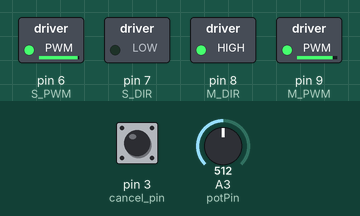
Simulated run of this sketch. Board: Arduino Uno, built with avr-gcc and run on an emulated ATmega328P. Parts: switched loads named in the sketch (green lamp = pin HIGH). The inputs (shaded band) are chosen by the test bench; at power-on: pin 3 (cancel_pin) HIGH, A3 (potPin) = 512.

Above: at 1.2 s.
1.3 s: pin 3 (cancel_pin) pulled LOW for 0.15 s
At 1.42 s:
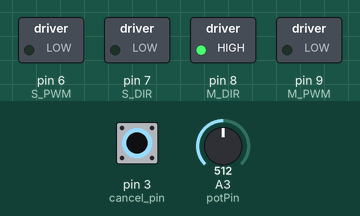
2.9 s: A3 (potPin) set to 99
4.4 s: A3 (potPin) set to 88
At 5.0 s:
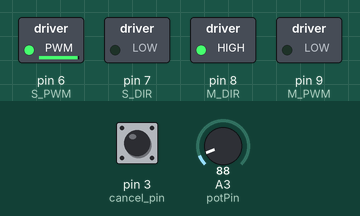
5.9 s: pin 3 (cancel_pin) pulled LOW for 1 s
At 6.7 s:
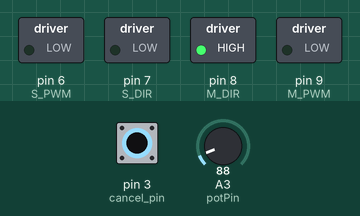
8.4 s: pin 3 (cancel_pin) pulled LOW for 0.15 s
At 9.6 s:
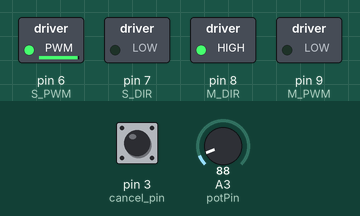
10.0 s: A3 (potPin) set to 0
At 10.9 s:
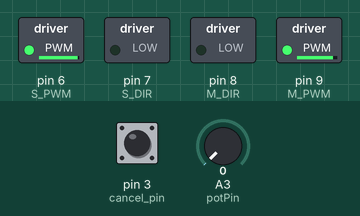
Timing chart, 0 to 12.5 s (numbered marks = the images above; inputs shaded):
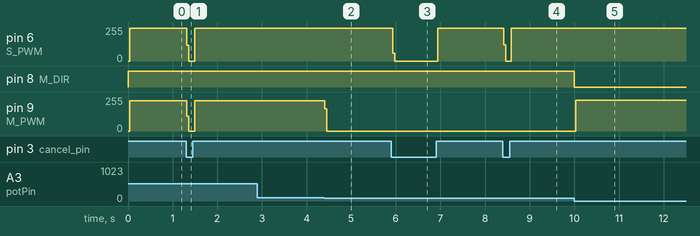

The sketch:

Throttle_ECU.ino
```cpp
/* V6.0 Actuator ECU throttle
This sketach can be used to control a cruise control servo actuator over CAN.
*/

//________________import can libary https://github.com/sandeepmistry/arduino-CAN
#include <CAN.h>

//________________this values needs to be define for each car
int PERM_ERROR = 8; //will allow a diffrence between targetPressure and currentPressure
int minPot = 86; //measured at actuators lowest position
int maxPot = 920; //measured at actuators highest position
float maxACC_CMD = 1430; //the max Value which comes from OP on CAN ID 0x200
float minACC_CMD = 477; //the min Value which comes from OP on CAN ID 0x200

//________________define_pins
int cancel_pin = 3; //pulled to GND when pedal pressed
int potPin = A3; // connect the potentiometer of your cars throllte

int M_DIR = 8; // LOW is Left / HIGH is Right
int M_PWM = 9; // 255 is run / LOW is stopp
int S_DIR = 7; // LOW is Left / HIGH is Right
int S_PWM = 6; // 255 is run / LOW is stopp

//________________values
int targetPosition = 0;
int potiPosition = 0;
float ACC_CMD_PERCENT = 0;
float ACC_CMD = 0;
float ACC_CMD1 = 0;
boolean cancel = false;

void setup() {
//________________begin Monitor - only use it for debugging
//Serial.begin(115200);

//________________begin CAN
CAN.begin(500E3);

//________________set up pin modes
pinMode(cancel_pin, INPUT_PULLUP);
pinMode(potPin, INPUT);
pinMode(M_DIR, OUTPUT);
pinMode(M_PWM, OUTPUT);
pinMode(S_DIR, OUTPUT);
pinMode(S_PWM, OUTPUT);
digitalWrite(S_DIR, LOW);

}

void loop() {
//________________read cancel pin
cancel = (digitalRead(cancel_pin));

//________________read poti Position
int potiPosition = (analogRead(potPin));

//________________read ACC_CMD from CANbus
 CAN.parsePacket();

 if (CAN.packetId() == 0x200)
      {
      uint8_t dat[8];
      for (int ii = 0; ii <= 7; ii++) {
        dat[ii]  = (char) CAN.read();
        }
        ACC_CMD = (dat[0] << 8 | dat[1] << 0);
       }

//________________calculating ACC_CMD into ACC_CMD_PERCENT
if (ACC_CMD >= minACC_CMD) {
    ACC_CMD1 = ACC_CMD;
    }
else {
    ACC_CMD1 = minACC_CMD;
    }


ACC_CMD_PERCENT = ((100/(maxACC_CMD - minACC_CMD)) * (ACC_CMD1 - minACC_CMD));

//________________calculating ACC_CMD_PERCENT into targetPosition
float targetPosition = (((ACC_CMD_PERCENT / 100) * (maxPot - minPot)) + minPot);

//________________do nothing if ACC_CMD is 0
if (ACC_CMD_PERCENT == 0){
   analogWrite(S_PWM, 0);  //open solenoid
   analogWrite(M_PWM, 0);  //stop Motor
}

//________________do nothing while cancel, but read if it's still cancel
  while (!cancel) {
  analogWrite(S_PWM, 0);  //open solenoid
  analogWrite(M_PWM, 0);  //stop Motor
  cancel = (digitalRead(cancel_pin));
 }

//________________close solenoid
   digitalWrite(S_PWM, HIGH);

//________________press or release the pedal to match targetPosition & respect endpoints
if (abs(potiPosition - targetPosition) >= PERM_ERROR)
  {
    if ((potiPosition < targetPosition) && (potiPosition < maxPot)) //if we are lower than target and not at endpoint
        {
        analogWrite(M_PWM, 255);  //run Motor
        digitalWrite(M_DIR, LOW); //motor driection left
        }
    else if ((potiPosition > targetPosition) && (potiPosition >= minPot)) //if we are higher than target and not at endpoint
        {
        analogWrite(M_PWM, 255);   //run Motor
        digitalWrite(M_DIR, HIGH); //motor driection right
        }
  }

//________________if we match target position, just stay here
else {
     analogWrite(M_PWM, 0);   //stop Motor
     }

//________________print stuff if you want to DEBUG
/*
Serial.print("ACC_CMD_");
Serial.print(ACC_CMD);
Serial.print("_____");
Serial.print(ACC_CMD_PERCENT);
Serial.print("_%");
Serial.print("_____");
Serial.print("target_");
Serial.print(targetPosition);
Serial.print("_____");
Serial.print("Position_");
Serial.print(potiPosition);
Serial.println("");
*/

}
```

Measured:
- the behaviour switches between 94 and 93 on A3 (potPin) (found by bisection; images 1 and 2)
- after the input at 1.3 s, pin 6 (S_PWM): 246/255 → 0/255 at once, → 246/255 0.17 s later; pin 9 (M_PWM): 227/255 → 0/255 at once, → 227/255 0.17 s later
- after the input at 2.9 s, every drawn part: stays the same
- after the input at 4.4 s, pin 9 (M_PWM): 227/255 → 0/255 at once
- after the input at 5.9 s, pin 6 (S_PWM): 246/255 → 0/255 at once, → 246/255 1.0 s later
- after the input at 8.4 s, pin 6 (S_PWM): 246/255 → 0/255 at once, → 246/255 0.17 s later
- after the input at 10.0 s, pin 8 (M_DIR): HIGH → LOW at once; pin 9 (M_PWM): 0/255 → 229/255 at once
